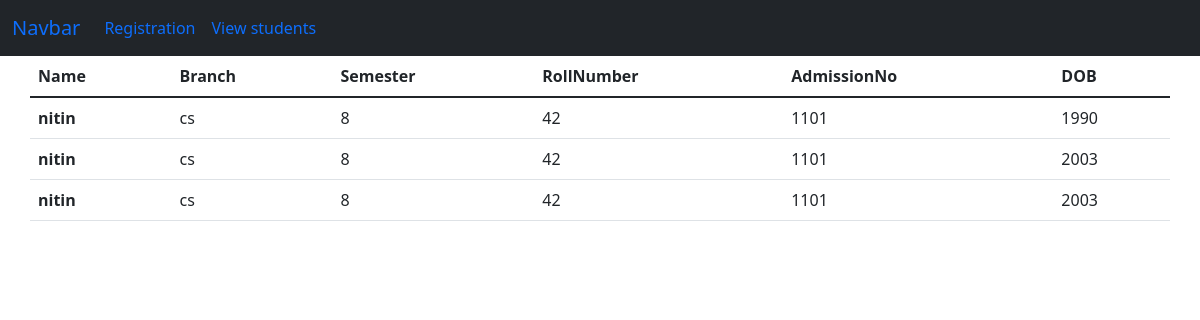
Screenshot of /viewall with the database file from the repository.
### tables this page shows
CREATE TABLE STUDENTS(
    id INTEGER PRIMARY KEY AUTOINCREMENT,
    NAME TEXT,BRANCH TEXT,SEMESTER INTEGER,
    ROLLNUMBER INTEGER,
    ADMNO INTEGER,PASSWORD TEXT,DOB TEXT
    );

### main.py (the view)
@app.route("/viewall")
def view():
    cursor=con.cursor()
    cursor.execute("SELECT * FROM STUDENTS")
    result=cursor.fetchall()
    return render_template("viewall.html",student=result)

### templates/viewall.html (shortened to what this page needs)
<!DOCTYPE html>
<html lang="en">
<head>
</head>
<body>
    <nav class="navbar navbar-expand-lg navbar-success bg-dark">
        <div class="container-fluid">
          <a class="navbar-brand" href="#">Navbar</a>
          <div class="collapse navbar-collapse" id="navbarNav">
            <ul class="navbar-nav">
              <li class="nav-item">
                <a class="nav-link active" aria-current="page" href="/register">Registration</a>
              </li>
              <li class="nav-item">
                <a class="nav-link" href="/viewall">View students</a>
              </li>
            </ul>
          </div>
        </div>
      </nav>
    <link href="https://cdn.jsdelivr.net/npm/bootstrap@5.1.3/dist/css/bootstrap.min.css" rel="stylesheet">
    <div class="container">
        <div class="row">
            <table class="table">
                <thead>
                  <tr>
                    <th scope="col">Name</th>
                    <th scope="col">Branch</th>
                    <th scope="col">Semester</th>
                    <th scope="col">RollNumber</th>
                    <th scope="col">AdmissionNo</th>
                    <th scope="col">DOB</th>
                  </tr>
                </thead>
                <tbody>
                  {% for i in student %}
                  <tr>
                    <th scope="row">{{i[1]}}</th>
                    <td>{{ i[2] }}</td>
                    <td>{{ i[3] }}</td>
                    <td>{{ i[4] }}</td>
                    <td>{{ i[5] }}</td>
                    <td>{{ i[7] }}</td>
                  </tr>
                  {% endfor %}
                </tbody>
              </table>
        </div>
    </div>
</body>
</html>

### rows the page displays
STUDENTS: NAME "nitin", BRANCH "cs", SEMESTER "8", ROLLNUMBER "42", ADMNO "1101", DOB "1990"
STUDENTS: NAME "nitin", BRANCH "cs", SEMESTER "8", ROLLNUMBER "42", ADMNO "1101", DOB "2003"
STUDENTS: NAME "nitin", BRANCH "cs", SEMESTER "8", ROLLNUMBER "42", ADMNO "1101", DOB "2003"
